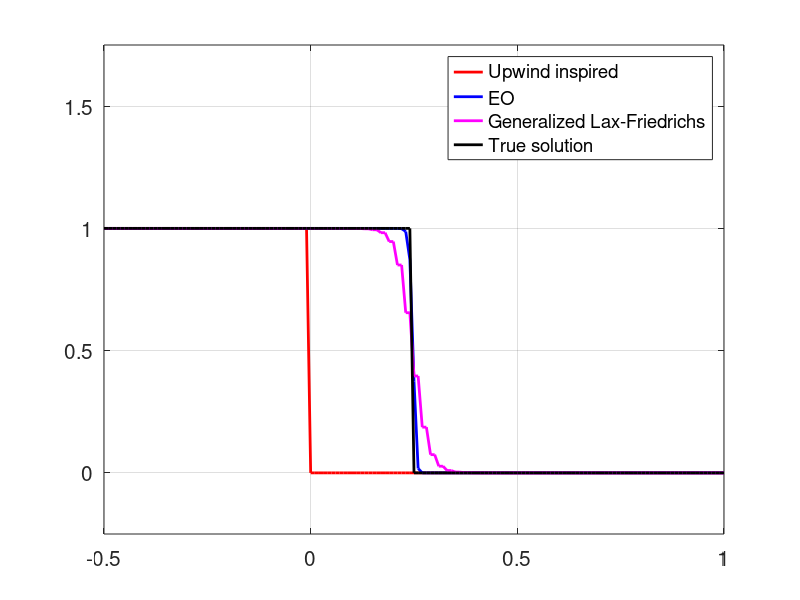

The MATLAB script that drew this image:
% Solution05: Problem 3, 4 and 5
% This script was written for EPFL MATH459, Numerical Methods for
% Conservation Laws. The invisvid burgers equation is solved using two 
% different sets of initial condtions using an
% upwind inspired scheme, EO flux and the generalized Lax-Friedrichs scheme. 
% The first method is non-conservative, while the next two are conservative. 

clc
clear all
close all

% Initial left and right states for the Riemann Problem
% u0(x) = ul if x<0.0, ur if x>0.0
ul = 1;  ur = 0; 


% Discretization	
h  = 0.01;
k  = 0.5*h;
x  = -0.5:h:1;
nX = numel(x);
t  = 0:k:0.5;
nT = numel(t);

% Initial condition
U0 = ul*(x<0) + ur*(x>=0);

% U1 --> solution of Upwind inspired scheme
% U2 --> solution with EO flux
% U3 --> solution of Generalized Lax-Friedrichs scheme
U1 = U0; 
U2 = U0;
U3 = U0;

% EO flux (minima of Burgers flux at u=0)
EOflux =@(u,v) max(u,0).^2/2 + min(v,0).^2/2 - 0; 


% Shock speed
s  = (ul+ur)/2; 

for i = 1:nT
    
    % Create extended solution arrays
    U1_ext = [U1(1),U1,U1(end)];
    U2_ext = [U2(1),U2,U2(end)];
    U3_ext = [U3(1),U3,U3(end)];
    
	% Update solutions
	U1 = U1 - (k/h) * U1_ext(2:end-1).* (U1_ext(2:end-1) - U1_ext(1:end-2));
    
    EOfluxeval = EOflux(U2_ext(1:end-1),U2_ext(2:end));
    U2 = U2 - (k/h) * (EOfluxeval(2:end) - EOfluxeval(1:end-1)); 
    
	U3 = ( U3_ext(3:end) + U3_ext(1:end-2))/2 - ...
         (0.5*k/h) * ( U3_ext(3:end).^2 - U3_ext(1:end-2).^2 )/2;
	
    % The true solution, shock speed calculated using Huginiot jump condition
	U_exact = ul*(x<s*t(i)) + ur*(x>=s*t(i));
    
	% Visualize the numerical approximation and the correct solution
	plot(x,U1,'-r','LineWidth',2)
    hold all
    plot(x,U2,'-b','LineWidth',2)
    plot(x,U3,'-m','LineWidth',2)
    plot(x,U_exact,'-k','LineWidth',2)
	ylim([-0.25 1.75]);xlim([-0.5 1]);
	set(gca,'XTick',-0.5:0.5:1);set(gca,'YTick',0:0.5:1.5,'FontSize',15)
	grid on;
	legend('Upwind inspired','EO','Generalized Lax-Friedrichs','True solution','Location','best')
    hold off
	drawnow	
end


